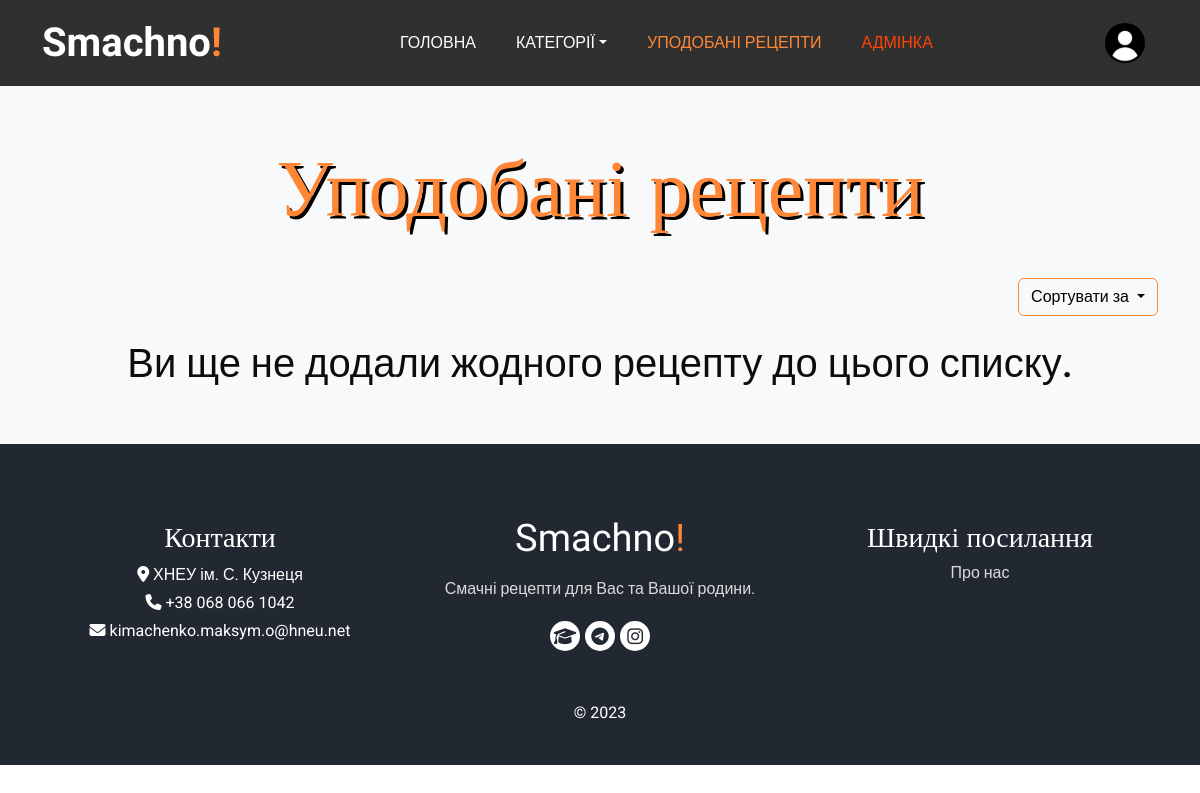
/favorites (signed in), run on an earlier commit of the app's database.
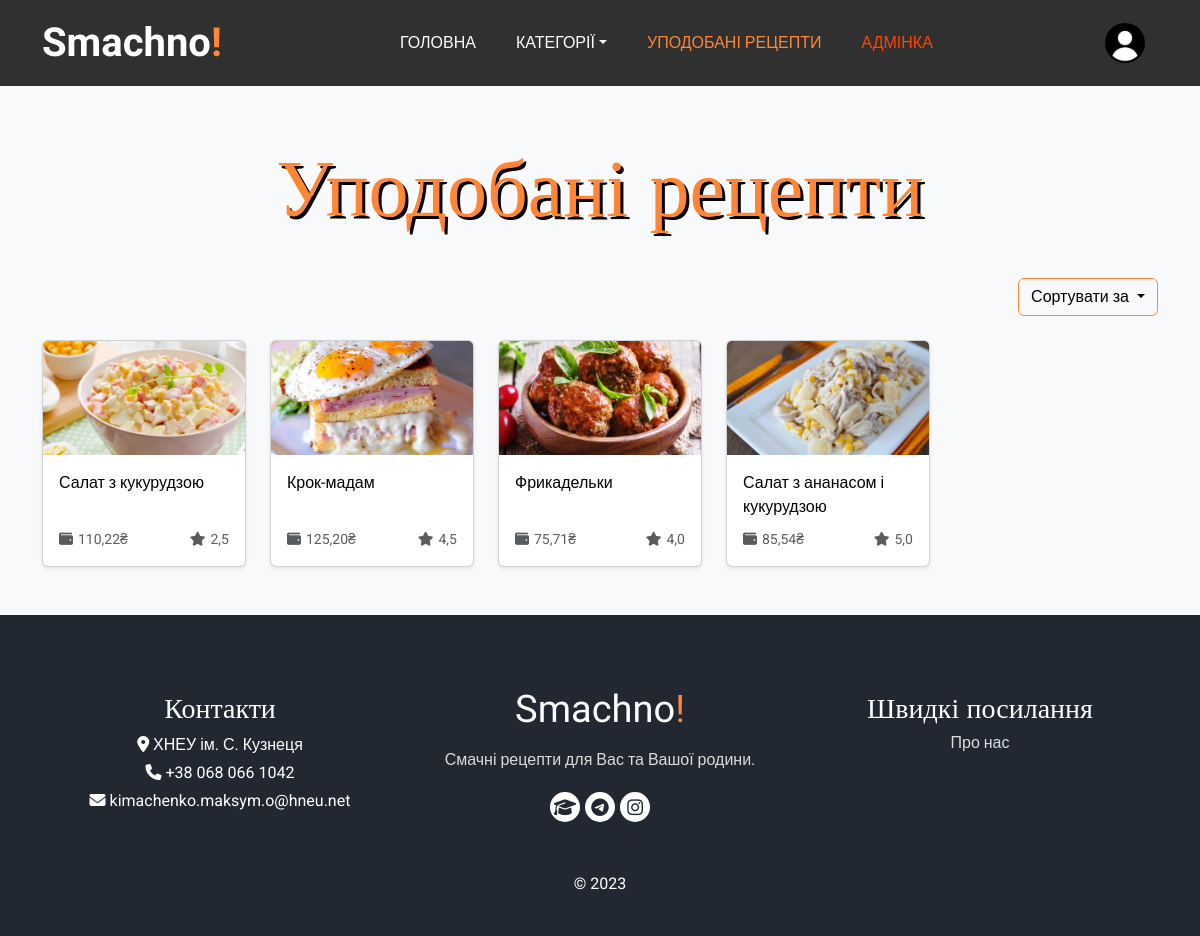
And on a later commit of the database.
### recipes/models.py (models this page shows, shortened)
class Recipe(models.Model):
    def get_preview_path(self, filename):
        path = 'images\\' + date(localtime(self.created), 'ymd-Hi-') + translit(self.title).replace(' ', '-') + '/cover.webp'
        return path
    preview = ResizedImageField(verbose_name='Фото-прев\'ю', upload_to=get_preview_path, size=[1920, 1080], crop=['middle', 'center'], quality=100, force_format='WEBP')
    folder_path = models.FilePathField('Шлях до папки з фото', max_length=128)
    title = models.CharField('Назва', max_length=100, unique=True)
    slug = models.CharField('Посилання', max_length=128)
    description = CKEditor5Field('Детальний рецепт', config_name='extends')
    cooking_time = models.CharField('Час приготування', max_length=30)
    portions = models.IntegerField('Кількість порцій')
    created = models.DateTimeField('Дата публікації', auto_now_add=True)
    modified = models.DateTimeField('Дата редагування', auto_now=True)
    likes = models.ManyToManyField(settings.AUTH_USER_MODEL, verbose_name='Уподобали', related_name='like_recipe')
    total_price = models.DecimalField('Вартість', max_digits=6, decimal_places=2, null=True)
    avg_rating = models.DecimalField('Оцінка', max_digits=2, decimal_places=1, default=5)
    category = models.ManyToManyField(Category, verbose_name='Категорії')
    class Meta:
        db_table = 'Recipes'
        verbose_name = 'Рецепт'
        verbose_name_plural = 'Рецепти'

### recipes/views.py (the view)
# urls.py: path('favorites', views.FavoritesRecipes.as_view(), name='favorites_recipes'),
class FavoritesRecipes(LoginRequiredMixin, View):
    def get(self, request):
        user = request.user
        favorites_recipes = user.like_recipe.all()
        categories = Category.objects.all()
        return render(request, "recipes/favorites.html", {'favorites_recipes': favorites_recipes, 'categories': categories})

### templates/recipes/favorites.html (shortened to what the changed rows need)
{% load static %}
<!DOCTYPE html>
<html lang="uk">
<head>
  <link rel="stylesheet" href="https://cdnjs.cloudflare.com/ajax/libs/bootstrap/5.3.0/css/bootstrap.min.css" />
  <link rel="stylesheet" href="https://cdnjs.cloudflare.com/ajax/libs/font-awesome/6.4.0/css/all.min.css" />
  <link rel="stylesheet" href="{% static 'recipes/css/favorites.css' %}" />
</head>
<body>
  <div class="py-5 bg-light">
    <div class="container">
      <div class="heading_container heading_center">
        <h1> Уподобані рецепти </h1>
      </div>
      <br><br>
      <div class="row">
        <section class="col-md-12">
          {% if favorites_recipes|length != 0 %}
          <div class="row recipe-container row-cols-xs-1 row-cols-md-4 row-cols-lg-5 g-4">
            {% for recipe in favorites_recipes reversed %}
            <div class="col recipe-item" data-id="{{ recipe.id }}" data-rating="{{ recipe.avg_rating }}"
              data-worth="{{ recipe.total_price }}">
              <div class="card shadow-sm">
                <a href="{% url 'recipe_detail' recipe.slug %}">
                  <img class="card-img-top" src="{{ recipe.preview.url }}">
                </a>
                <div class="card-body d-flex flex-column justify-content-between">
                  <a href="{% url 'recipe_detail' recipe.slug %}" style="text-decoration: none; color:black;">
                    <p class="card-text" style="margin-bottom: 10px;">{{ recipe.title }}</p>
                  </a>
                  <div class="d-flex justify-content-between align-items-center">
                    <small class="text-muted">
                      <i class="fa-solid fa-wallet" style="margin-right: 5px;" title="Вартість приготування"></i>{{ recipe.total_price }}₴
                    </small>
                    <small class="text-muted">
                      <i class="fa-solid fa-star" style="margin-right: 5px; margin-left: 5px;" title="Оцінка"></i>{{ recipe.avg_rating }}
                    </small>
                  </div>
                </div>
              </div>
            </div>
            {% endfor %}
          </div>
          {% else %}
          <div class="align-items-center text-center" style="height: 100%;">
            <h1>Ви ще не додали жодного рецепту до цього списку.</h1>
          </div>
          {% endif %}
        </section>
      </div>
    </div>
  </div>
</body>
</html>

What changed in the data, as far as the page shows it:
now on this page (row edited): Recipe: preview (picture), title "Салат з кукурудзою", total_price "110,22", avg_rating "2,5"
now on this page (row edited): Recipe: preview (picture), title "Крок-мадам", total_price "125,20", avg_rating "4,5"
now on this page (row edited): Recipe: preview (picture), title "Фрикадельки", total_price "75,71", avg_rating "4,0"
now on this page (row edited): Recipe: preview (picture), title "Салат з ананасом і кукурудзою", total_price "85,54", avg_rating "5,0"
Also different on the page:
text no longer shown: "Ви ще не додали жодного рецепту до цього списку."
